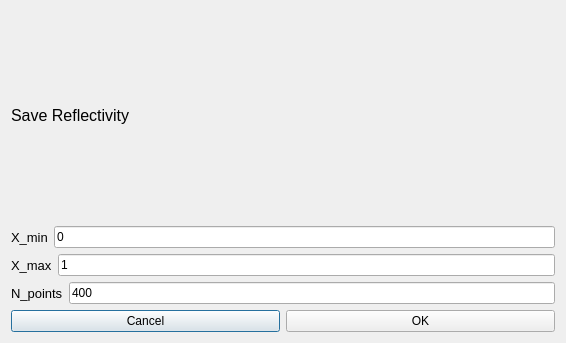
<?xml version="1.0" encoding="UTF-8"?>
<ui version="4.0">
 <class>Dialog</class>
 <widget class="QDialog" name="Dialog">
  <property name="geometry">
   <rect>
    <x>0</x>
    <y>0</y>
    <width>566</width>
    <height>343</height>
   </rect>
  </property>
  <property name="windowTitle">
   <string>Dialog</string>
  </property>
  <layout class="QGridLayout" name="gridLayout">
   <item row="0" column="0">
    <layout class="QVBoxLayout" name="verticalLayout">
     <item>
      <widget class="QLabel" name="label">
       <property name="sizePolicy">
        <sizepolicy hsizetype="Preferred" vsizetype="Preferred">
         <horstretch>0</horstretch>
         <verstretch>0</verstretch>
        </sizepolicy>
       </property>
       <property name="maximumSize">
        <size>
         <width>16777215</width>
         <height>16777215</height>
        </size>
       </property>
       <property name="font">
        <font>
         <pointsize>12</pointsize>
        </font>
       </property>
       <property name="text">
        <string>Save Reflectivity</string>
       </property>
      </widget>
     </item>
     <item>
      <layout class="QHBoxLayout" name="horizontalLayout">
       <item>
        <widget class="QLabel" name="label_2">
         <property name="font">
          <font>
           <pointsize>10</pointsize>
          </font>
         </property>
         <property name="text">
          <string>X_min</string>
         </property>
        </widget>
       </item>
       <item>
        <widget class="QLineEdit" name="xminLE">
         <property name="text">
          <string>0</string>
         </property>
        </widget>
       </item>
      </layout>
     </item>
     <item>
      <layout class="QHBoxLayout" name="horizontalLayout_2">
       <item>
        <widget class="QLabel" name="label_3">
         <property name="font">
          <font>
           <pointsize>10</pointsize>
          </font>
         </property>
         <property name="text">
          <string>X_max</string>
         </property>
        </widget>
       </item>
       <item>
        <widget class="QLineEdit" name="xmaxLE">
         <property name="text">
          <string>1</string>
         </property>
        </widget>
       </item>
      </layout>
     </item>
     <item>
      <layout class="QHBoxLayout" name="horizontalLayout_3">
       <item>
        <widget class="QLabel" name="label_4">
         <property name="font">
          <font>
           <pointsize>10</pointsize>
          </font>
         </property>
         <property name="text">
          <string>N_points</string>
         </property>
        </widget>
       </item>
       <item>
        <widget class="QLineEdit" name="numpointLE">
         <property name="text">
          <string>400</string>
         </property>
        </widget>
       </item>
      </layout>
     </item>
     <item>
      <layout class="QHBoxLayout" name="horizontalLayout_4">
       <item>
        <widget class="QPushButton" name="cancelPB">
         <property name="text">
          <string>Cancel</string>
         </property>
        </widget>
       </item>
       <item>
        <widget class="QPushButton" name="okPB">
         <property name="text">
          <string>OK</string>
         </property>
        </widget>
       </item>
      </layout>
     </item>
    </layout>
   </item>
  </layout>
 </widget>
 <resources/>
 <connections/>
</ui>
